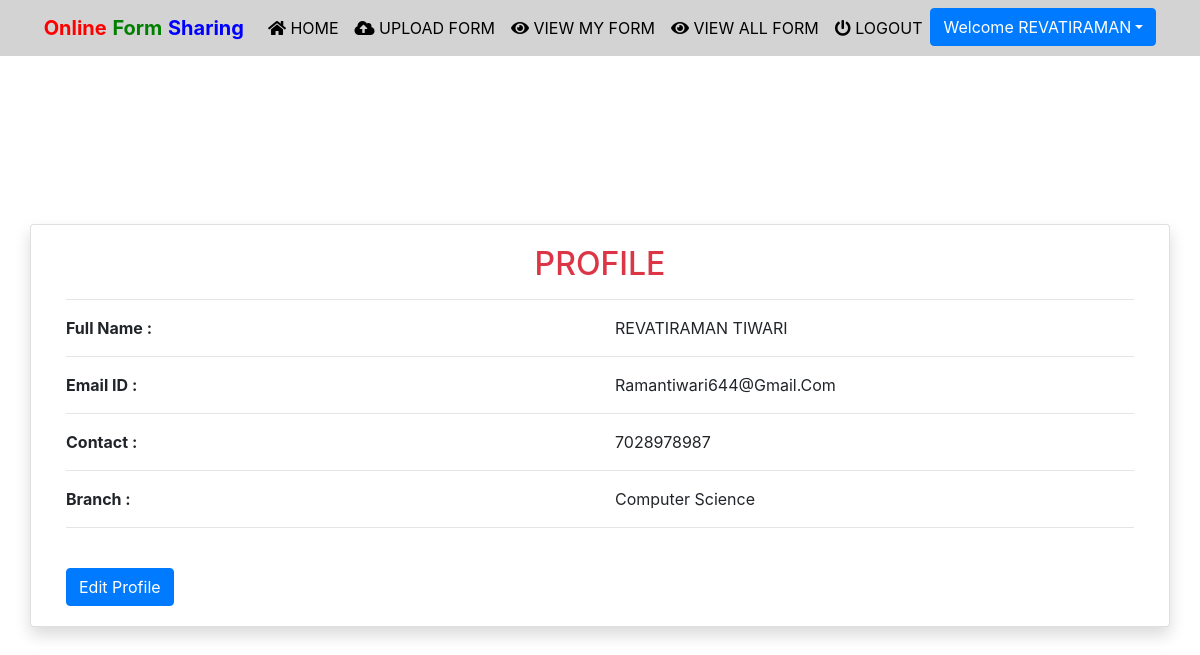
/profile (signed in), run on the app's committed database.
### notes/models.py (models this page shows, shortened)
class Signup(models.Model):
    user = models.ForeignKey(User,on_delete=models.CASCADE)
    contact = models.CharField(max_length=10)
    branch = models.CharField(max_length=30)
    role = models.CharField(max_length=15)

### notes/views.py (the view)
# urls.py: path('profile', profile, name='profile'),
def profile(request):
    if not request.user.is_authenticated:
        return redirect('login')
    user = User.objects.get(id=request.user.id)
    data = Signup.objects.get(user = user)
    d = {'data':data,'user':user}
    return render(request,'profile.html',d)

### notes/templates/profile.html (shortened to what this page needs)
{% extends 'usernavigation.html'%}
{% load static %}
{% block body %}
<div class="container card shadow mt-5">
    <div class="card-body">
     <h2 class="text-center text-danger">PROFILE</h2>
     <hr>
     <DIV class="row">
       <div class="col-md-6">
         <b>Full Name : </b>
       </div>
       <div class="col-md-6" style="text-transform: capitalize">
           {{data.user.first_name}} {{data.user.last_name}}
       </div>
     </DIV>
     <hr>
     <DIV class="row">
       <div class="col-md-6">
         <b>Email ID : </b>
       </div>
       <div class="col-md-6" style="text-transform: capitalize">
              {{data.user.username}}
       </div>
     </DIV>
     <hr>
     <DIV class="row">
       <div class="col-md-6">
          <b>Contact : </b>
       </div>
       <div class="col-md-6" style="text-transform: capitalize">
               {{data.contact}}
       </div>
     </DIV>
     <hr>
     <DIV class="row">
       <div class="col-md-6">
          <b>Branch : </b>
       </div>
       <div class="col-md-6" style="text-transform: capitalize">
               {{data.branch}}
       </div>
     </DIV>
     <hr>
     <a href="{% url 'edit_profile' %}" class="btn btn-primary mt-4">Edit Profile</a>
   </div>
</div>
{% endblock %}

### notes/templates/usernavigation.html (shortened to what this page needs)
<html lang="en">
<head>
  {% load static %}
  <link rel="stylesheet" href="https://maxcdn.bootstrapcdn.com/bootstrap/4.3.1/css/bootstrap.min.css">
  <link rel="stylesheet" href="https://use.fontawesome.com/releases/v5.6.3/css/all.css">
    <link rel="stylesheet" href="{% static 'css/mystyle.css' %}">
    <link rel="stylesheet" href="https://cdnjs.cloudflare.com/ajax/libs/twitter-bootstrap/4.5.2/css/bootstrap.css">
<link rel="stylesheet" href="https://cdn.datatables.net/1.11.3/css/dataTables.bootstrap4.min.css">
</head>
<body>
 <nav class="navbar navbar-expand-sm justify-content-center" style = "background-color : lightgrey">
     <a class="navbar-brand" href=""><span style="color:red"><b>Online</b></span><span style="color:green"> <b>Form</b> </span><span style="color:blue"><b>Sharing</b></span></a>
  <ul class="navbar-nav">
      <li class="navbar-item">
          <a class="nav-link" href="{% url 'profile' %}"><i class="fas fa-home"></i> HOME</a>
      </li>
      <li class="navbar-item">
          <a class="nav-link" href="{% url 'upload_notes' %}"><i class="fas fa-cloud-upload-alt"></i> UPLOAD FORM</a>
      </li>
			<li class="navbar-item">
                <a class="nav-link" href="{% url 'view_mynotes' %}"><i class="fas fa-eye"></i> VIEW MY FORM</a>
            </li>
			<li class="navbar-item">
                <a class="nav-link" href="{% url 'viewallnotes' %}"><i class="fas fa-eye"></i> VIEW ALL FORM</a>
            </li>
			<li class="navbar-item">
                <a class="nav-link" href="{% url 'logout' %}"><i class="fas fa-power-off"></i> LOGOUT</a>
            </li>
			<div class="dropdown">
				<button class="btn btn-primary dropdown-toggle" type="button"
					id="dropdownMenuButton" data-toggle="dropdown" aria-haspopup="true"
					aria-expanded="false">Welcome {{request.user.first_name}}</button>
			</div>
  </ul>
 </nav>
</body>
</html>
{% block body %}
{% endblock %}

### notes/static/css/mystyle.css (style rules this page uses)
.nav-link { color : black }

### data on the page
Signup: user.first_name "REVATIRAMAN", user.last_name "TIWARI", user.username "Ramantiwari644@gmail.com", contact "7028978987", branch "Computer Science"

### other printed values
{{ request.user.first_name }} "REVATIRAMAN"
